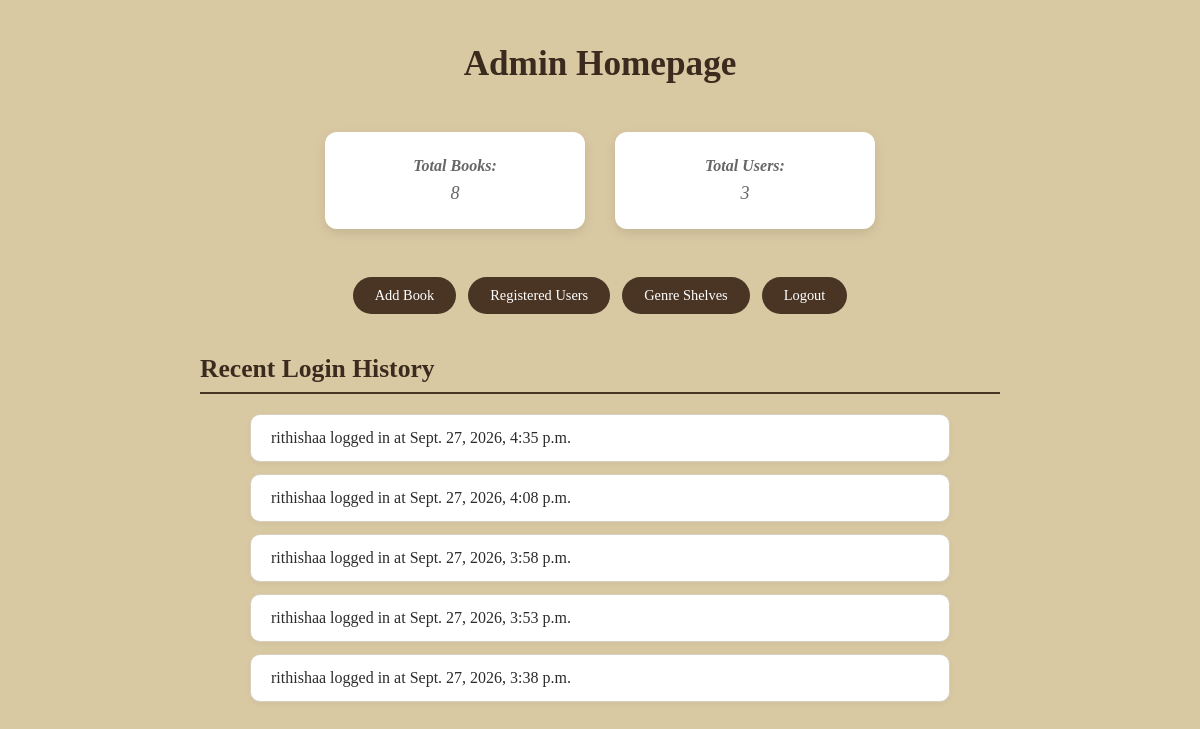
Before: /home/ (signed in) with the older database file.
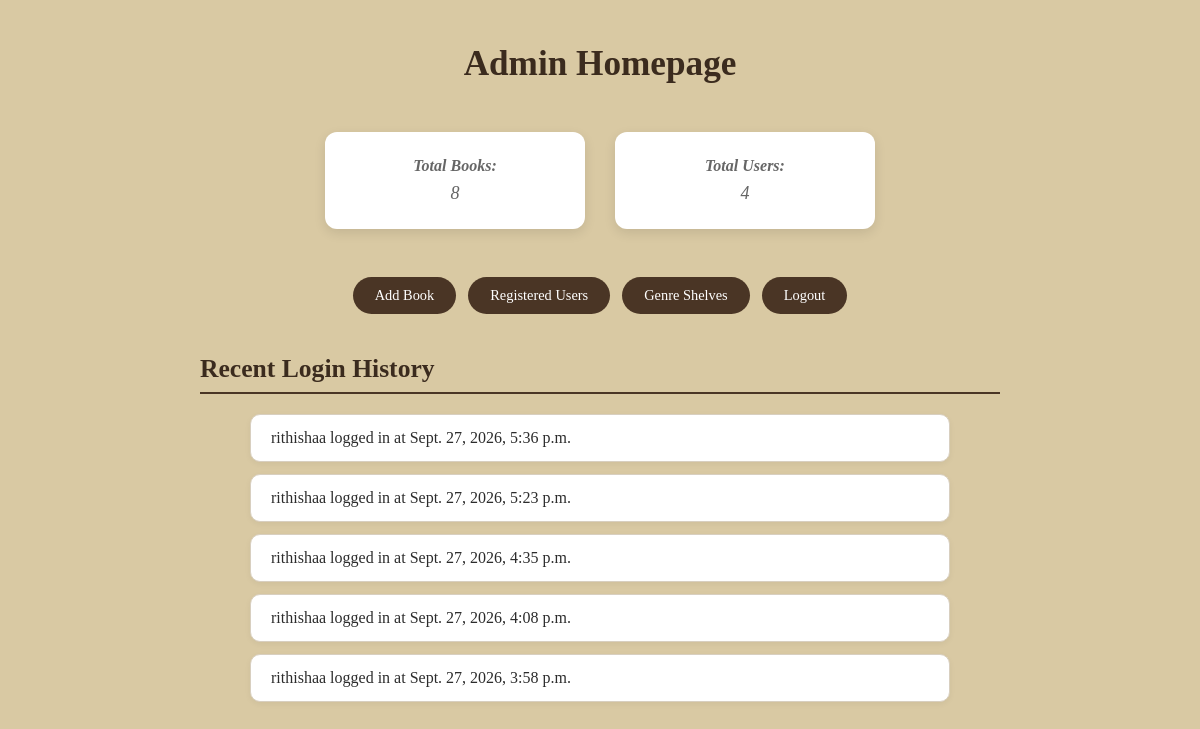
After: the same page with the newer database file.
### catalog/models.py (models this page shows, shortened)
class UserLoginLog(models.Model):
    user = models.ForeignKey(User, on_delete=models.CASCADE, null=True, blank=True)
    login_time = models.DateTimeField(auto_now_add=True)

### catalog/views.py (the view)
# urls.py: path('home/', views.admin_home, name='admin_home'),
def admin_home(request):
    if not request.user.is_authenticated or not request.user.is_staff:
        messages.error(request, "Unauthorized access.")
        return redirect('admin_login')
    total_books = Book.objects.count()
    total_users = User.objects.filter(is_staff=False).count()
    admin_login_logs = UserLoginLog.objects.filter(user__is_staff=True).order_by('-login_time')[:5] #fetching logs
    print(f"DEBUG COUNTS -> Books: {total_books}, Users: {total_users}")
    context = {
        'total_books': total_books,
        'total_users': total_users,
        'login_logs': admin_login_logs,
    }
    return render(request, 'catalog/admin_home.html', context)

### catalog/templates/catalog/admin_home.html (shortened to what this page needs)
<!DOCTYPE html>
<html lang="en">
<head>
    {% load static %}
    <link rel="stylesheet" href="{% static 'catalog/style.css' %}">
</head>
<body class="book-background-plain">
    <div class="admin-container">
    <h1>Admin Homepage</h1>
    <div class="stats-container">
        <p><strong>Total Books:</strong> {{ total_books }}</p>
        <p><strong>Total Users:</strong> {{ total_users }}</p>
    </div>
    <nav>
        <a href="{% url 'search_google_books' %}">Add Book</a>
        <a href="{% url 'admin_registered_users' %}">Registered Users</a>
        <a href="{% url 'admin_genre_shelves' %}">Genre Shelves</a>
        <a href="{% url 'logout' %}">Logout</a>
    </nav>
    <h2>Recent Login History</h2>
    <ul>
        {% for log in login_logs %}
            <li>{{ log.user.username }} logged in at {{ log.login_time }}</li>
        {% empty %}
            <li>No login history found.</li>
        {% endfor %}
    </ul>
    </div>
</body>
</html>

### catalog/static/catalog/style.css (style rules this page uses)
body.book-background-plain { margin: 0; min-height: 100vh; height:auto; width: 100vw; display: flex; justify-content: center; align-items: center; font-family: 'Georgia', serif; color: #2c2c2c; background-color: #d9c9a3; }
h1 { font-size: 2.2rem; color: #3b2b1e; margin-bottom: 10px; text-align: center; }
nav { display: flex; justify-content: center; gap: 12px; margin-bottom: 40px; }
nav a { display: inline-block; padding: 10px 22px; background-color: #4a3525; color: white; text-decoration: none; border-radius: 20px; font-size: 0.9rem; transition: background-color 0.2s ease; }
h2 { font-size: 1.6rem; color: #3b2b1e; border-bottom: 2px solid #4a3525; padding-bottom: 8px; margin-bottom: 20px; }
.admin-container { width: 100%; max-width: 800px; margin: 0 auto; align-self: flex-start; padding: 20px; }
.admin-container ul { list-style: none; padding: 0; max-width: 700px; margin: 0 auto; }
.admin-container ul li { background: white; border: 1px solid #d8cfc0; border-radius: 10px; padding: 14px 20px; margin-bottom: 12px; box-shadow: 0 2px 6px rgba(0,0,0,0.05); }
body p { text-align: center; color: #666; font-style: italic; }
.stats-container { display: flex; justify-content: center; gap: 30px; margin: 30px auto; max-width:700px; }
.stats-container p { background: white; padding: 25px 40px; border-radius: 12px; box-shadow: 0 4px 12px rgba(0, 0, 0, 0.1); font-size: 18px; min-width: 180px; text-align: center; }
.stats-container strong { display: block; margin-bottom: 8px; font-size: 16px; }

Changed rows visible on the page:
no longer on this page (row unchanged): UserLoginLog: user.username "rithishaa", login_time "Sept. 27, 2026, 3:53 p.m."
no longer on this page (row unchanged): UserLoginLog: user.username "rithishaa", login_time "Sept. 27, 2026, 3:38 p.m."
added UserLoginLog: user.username "rithishaa", login_time "Sept. 27, 2026, 5:36 p.m."
added UserLoginLog: user.username "rithishaa", login_time "Sept. 27, 2026, 5:23 p.m."
Other visible differences:
{{ total_users }}: "3" → "4"
